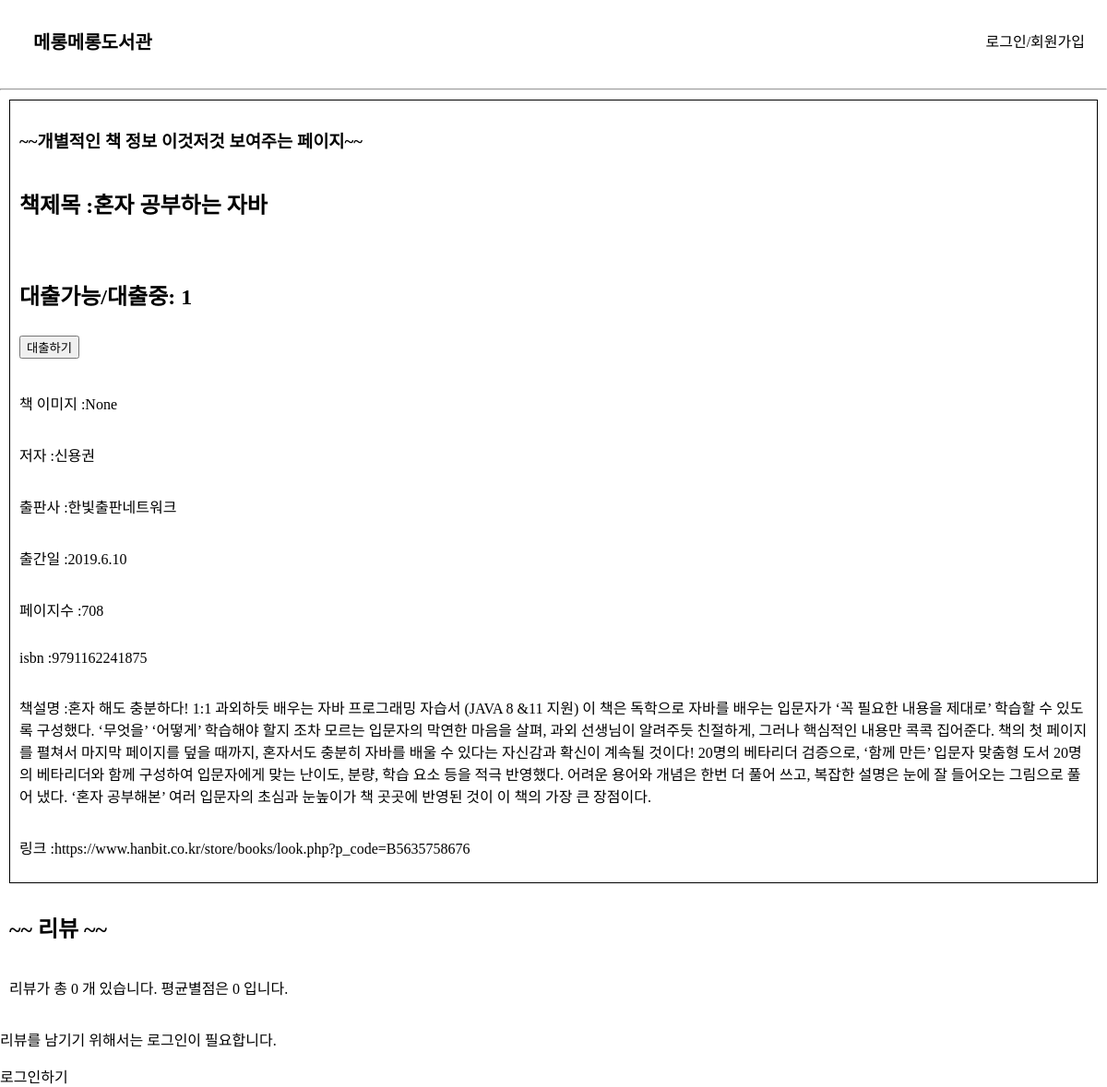
The page /book_info/29 on the database as committed earlier.
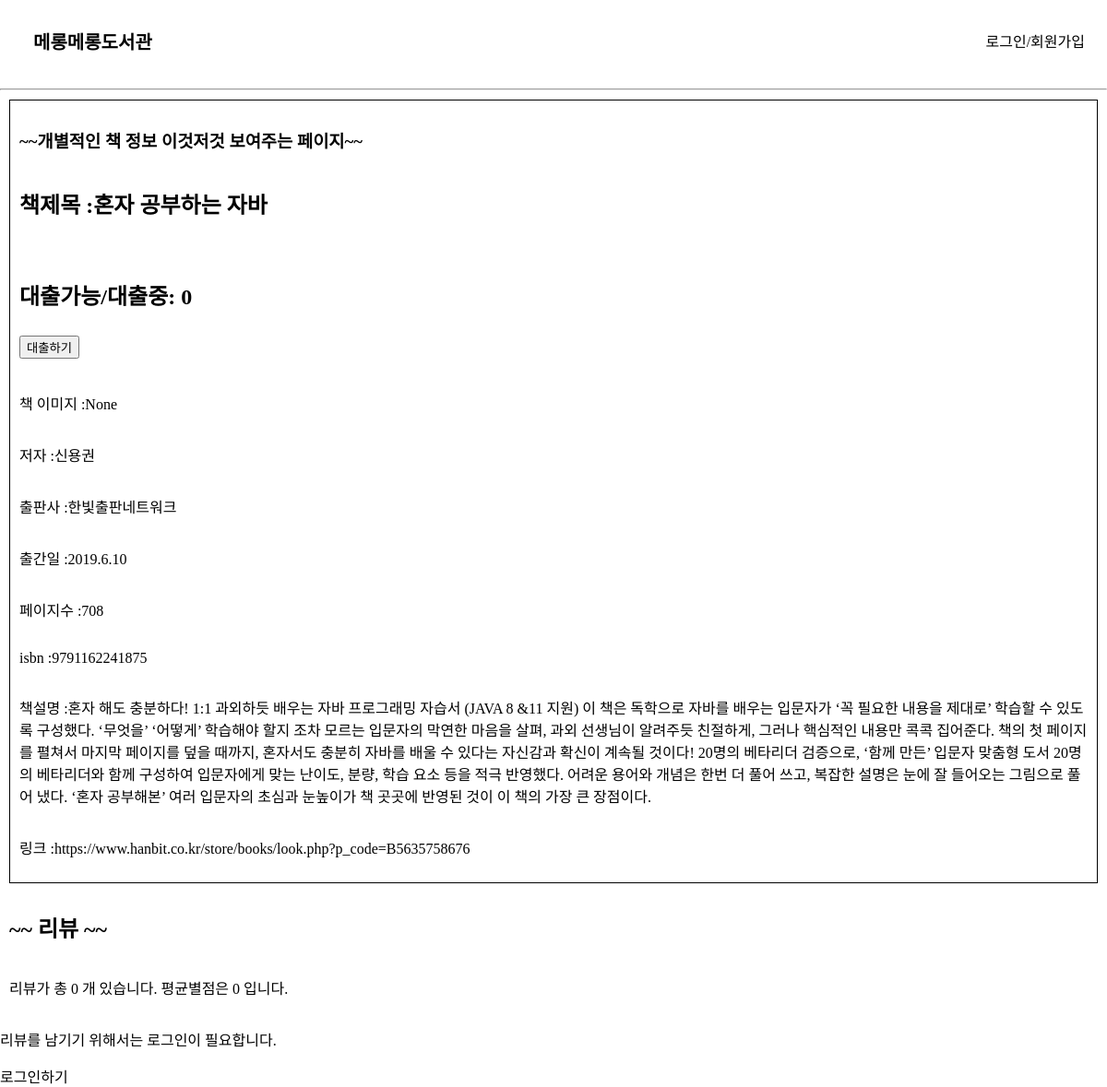
The same page on the database as committed later.
### elicelibrary/models.py (models this page shows, shortened)
class Book(db.Model):
    __tablename__     = 'Book'
    id                = db.Column(db.Integer, primary_key=True, nullable=False, autoincrement=True, unique=True)
    title             = db.Column(db.String(45), nullable=False)
    author            = db.Column(db.String(45))
    publisher         = db.Column(db.String(45))
    publication_date  = db.Column(db.String(45))
    pages             = db.Column(db.Integer)
    isbn              = db.Column(db.String(45))
    registered_date   = db.Column(db.DateTime, default=datetime.utcnow)
    description       = db.Column(db.Text())    # 길이를 정할 수 없는 문자열은 Text를 쓰면 됨
    book_link         = db.Column(db.String(255))
    book_status       = db.Column(db.String(45))   # "1" :대출가능, "0" : 대출중 , "999" : 폐기    -> 선택형 변수에 적합한 데이터타입이 있을까?
    book_img          = db.Column(db.String(45))    # 책 표지만 바뀐 경우, 또는 책이 다르지만 같은 표지를 쓰는 경우가 있기 때문에 이미지 스토리지에서 같은 이미지의 반복을 막기 위해 별도의 책 이미지 식별 용 변수를 넣음
    at_user           = db.Column(db.String(45), default=None)

### elicelibrary/views/book_api.py (the view)
@book.route('/book_info/<int:book_id>', methods=["GET"])
def book_detail(book_id):
    book_info = Book.query.filter(Book.id == book_id).first()
    book_review = Review.query.filter(Review.isbn == book_info.isbn).all()
    rating_sum, rating_avg = 0, 0
    if book_review :
        for review in book_review:
            rating_sum += review.rating
        rating_avg = rating_sum / len(book_review)
    return render_template("book_detail.html", book = book_info, review_list = book_review, rating_avg = rating_avg, review_cnt = len(book_review))

### elicelibrary/templates/book_detail.html (shortened to what this page needs)
{% extends 'base.html' %}
{% block content %}
<div class="book-detail-info-container">
<h3>~~개별적인 책 정보 이것저것 보여주는 페이지~~</h3>
<h2> 책제목 :{{ book.title }}</h2>
<h2>
    <p>대출가능/대출중: {{ book.book_status }}   </p>
    <form action="{{ url_for('book.checkout', book_id=book.id) }}" method="post">
        <input class='checkout-btn' type="submit" value="대출하기">
    </form>
</h2>
<p> 책 이미지 :{{ book.book_img }}</p>
<p> 저자 :{{ book.author }}</p>
<p> 출판사 :{{ book.publisher }}</p>
<p> 출간일 :{{ book.publication_date }}</p>
<p> 페이지수 :{{ book.pages }}</p>
<p> isbn :{{ book.isbn }}</p>
<p> 책설명 :{{ book.description }}</p>
<p> 링크 :{{ book.book_link }}</p>
</div>
<div class="review-container">
    <h2>~~ 리뷰 ~~</h2>
    <p>리뷰가 총 {{ review_cnt }} 개 있습니다. 평균별점은 {{ rating_avg }} 입니다. </p>
</div>
{% if session['login_id'] %}
<h3>리뷰 작성</h3>
<form action="{{ url_for('book.write_review', book_id=book.id) }}" method="post">
    <select name="star">
        <option value="1">1점</option>
        <option value="2">2점</option>
        <option value="3">3점</option>
        <option value="4">4점</option>
        <option value="5">5점</option>
    </select>
    <div class="form-group">
        <label for="review">리뷰</label>
        <input class="form-control" name="review" id="review" placeholder="리뷰를 작성해주세요."></input>
    </div>
    <input class="btn btn-primary" type="submit" value="리뷰 올리기">
</form>
{% else %}
<p>리뷰를 남기기 위해서는 로그인이 필요합니다.</p>
<a href="{{ url_for('user.login')}}">로그인하기</a>
{% endif %}
{% endblock %}

### elicelibrary/templates/base.html (shortened to what this page needs)
<!DOCTYPE html>
<html lang="en">
<head>
    <link rel="stylesheet" href="{{ url_for('static', filename='style.css') }}" />
</head>
<body>
    <header>
        <nav class="navbar">
            <a class="header-main-name" href="/">메롱메롱도서관</a>
            <ul class="navbar-menu">
                {% block nav_link %}
                {% if session['login_id'] %}
                <li><a class="nav-link" href="">{{ session['login_id'] }}님 </a></li>
                <li><a class="nav-link" href="{{ url_for('book.user_dashboard')}}">대여기록/반납하기</a></li>
                <li><a class="nav-link" href="/logout">로그아웃</a></li>
                {% else %}
                <li><a class="nav-link" href="/login">로그인/회원가입</a></li>
                {% endif %}
                {% endblock %}
            </ul>
        </nav>
    </header>
    <hr>
    {% block content %}
    {% endblock %}
</body>
</html>

### elicelibrary/static/style.css (style rules this page uses)
:root { --text-color: black; --background-color: white; --accent-color: grey; }
body { margin: 0; }
a { text-decoration: none; color: var(--text-color); }
.navbar { display: flex; justify-content: space-between; align-items: center; background-color: var(--background-color); padding: 8px 12px; }
.header-main-name { font-family: "Source Sans Pro", sans-serif; font-weight: bold; font-size: 20px; padding-left: 24px; }
.navbar-menu { display: flex; list-style: none; padding-left: 0; }
.navbar-menu li { padding: 8px 12px; }
.review-container { margin: 10px 10px 10px 10px; display: flex; flex-wrap: wrap; flex-direction: column; }
.book-detail-info-container { margin: 10px 10px 10px 10px; padding: 10px; display: flex; flex-wrap: wrap; flex-direction: column; border: 1px solid black; }

Rows that differ between the two databases and show on the page:
changed Book "혼자 공부하는 자바": book_status "1" → "0"
